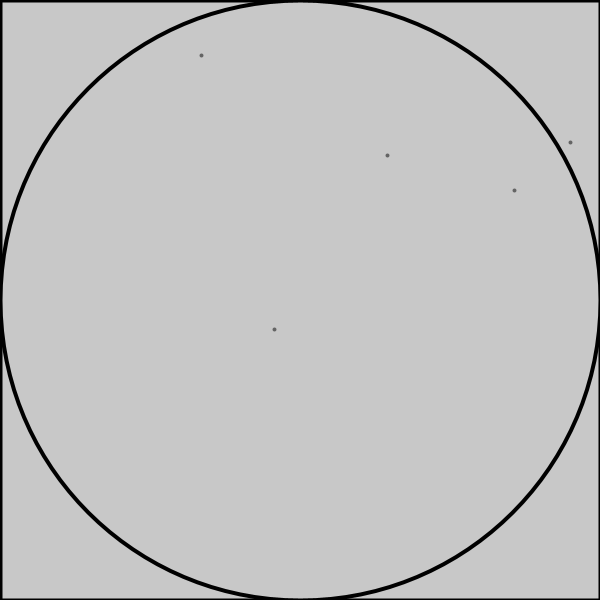
Frame 1 (no input)
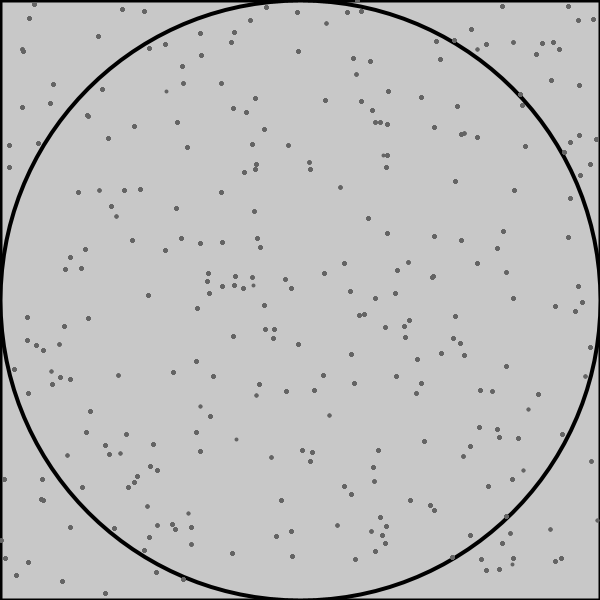
Frame 60 (the mouse pressed at the canvas centre just before this capture)
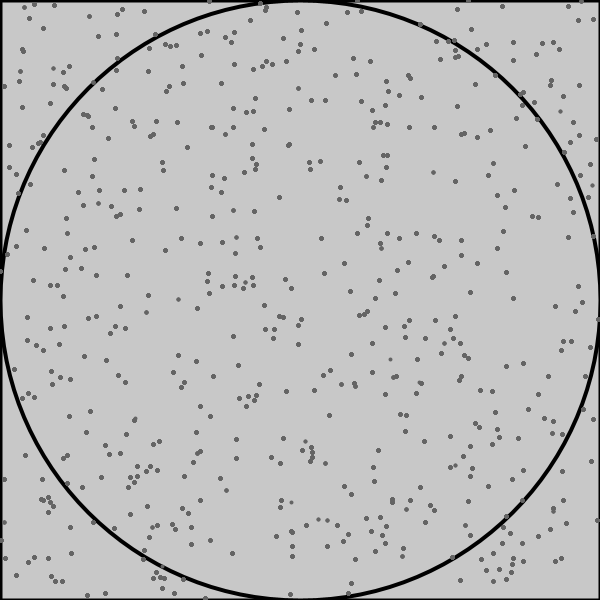
Frame 120 (the mouse held since frame 60 and released just before this capture)

The Processing sketch that drew these frames (run headless with seeded random() and noise(); from frame 60 on, the mouse is pressed at the canvas centre):

// Processing sketch: Estimating_PI
// ── Estimating_PI.pde
ArrayList<Point> points = new ArrayList<Point>();

void setup() {
  size(600, 600);
  
  fill(200);
  stroke(0);
  strokeWeight(4);
  rect(0, 0, width, height);
  ellipse(width / 2, height / 2, width, height);
}

void draw() {
  for (int i  = 0; i < 5; i++) {
    points.add(new Point());
  }
  
  double cPoints = 0;
  
  stroke(100);
  strokeWeight(4);
  for (int i = 0; i < points.size(); i++) {
    if (dist(points.get(i).pos.x, points.get(i).pos.y, width / 2, height / 2) <= width / 2) {
      cPoints++;
    }
    point(points.get(i).pos.x, points.get(i).pos.y);
  }
  
  double my_pi = 4 * cPoints / points.size();
  println(my_pi);
}
// ── Point.pde
class Point {
  
  PVector pos;
  
  Point() {
    pos = new PVector(random(width), random(height));
  }
  
}
